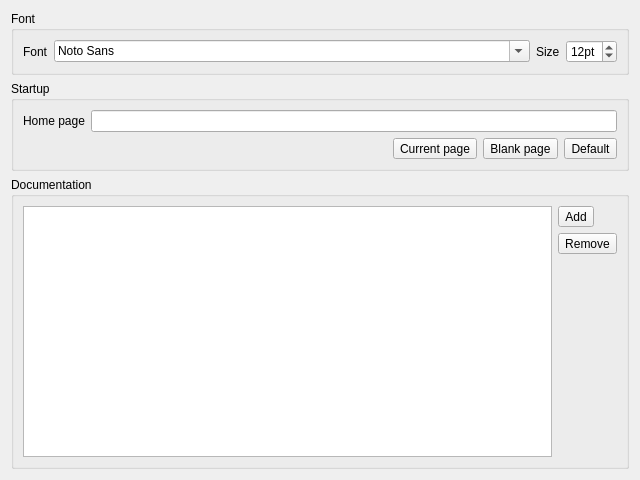
<?xml version="1.0" encoding="UTF-8"?>
<ui version="4.0">
 <class>Plugins::Help::SettingPage</class>
 <widget class="QWidget" name="Plugins::Help::SettingPage">
  <property name="geometry">
   <rect>
    <x>0</x>
    <y>0</y>
    <width>640</width>
    <height>480</height>
   </rect>
  </property>
  <property name="windowTitle">
   <string>Form</string>
  </property>
  <layout class="QGridLayout" name="gridLayout_4">
   <item row="0" column="0">
    <widget class="QGroupBox" name="grpFont">
     <property name="title">
      <string>Font</string>
     </property>
     <layout class="QGridLayout" name="gridLayout_2">
      <item row="0" column="0">
       <widget class="QLabel" name="lblFont">
        <property name="text">
         <string>Font</string>
        </property>
       </widget>
      </item>
      <item row="0" column="1">
       <widget class="QFontComboBox" name="cmbFont">
        <property name="sizePolicy">
         <sizepolicy hsizetype="Expanding" vsizetype="Fixed">
          <horstretch>0</horstretch>
          <verstretch>0</verstretch>
         </sizepolicy>
        </property>
        <property name="currentFont">
         <font>
          <family>Century Gothic</family>
          <pointsize>12</pointsize>
         </font>
        </property>
       </widget>
      </item>
      <item row="0" column="2">
       <widget class="QLabel" name="lblFontSize">
        <property name="text">
         <string>Size</string>
        </property>
       </widget>
      </item>
      <item row="0" column="3">
       <widget class="QSpinBox" name="txtFontSize">
        <property name="suffix">
         <string>pt</string>
        </property>
        <property name="minimum">
         <number>6</number>
        </property>
        <property name="maximum">
         <number>72</number>
        </property>
        <property name="value">
         <number>12</number>
        </property>
       </widget>
      </item>
     </layout>
    </widget>
   </item>
   <item row="1" column="0">
    <widget class="QGroupBox" name="grpStartup">
     <property name="title">
      <string>Startup</string>
     </property>
     <layout class="QGridLayout" name="gridLayout">
      <item row="0" column="0">
       <widget class="QLabel" name="lblHome">
        <property name="text">
         <string>Home page</string>
        </property>
       </widget>
      </item>
      <item row="0" column="1">
       <widget class="QLineEdit" name="txtHome"/>
      </item>
      <item row="1" column="0" colspan="2">
       <layout class="QHBoxLayout" name="horizontalLayout">
        <item>
         <spacer name="horizontalSpacer">
          <property name="orientation">
           <enum>Qt::Horizontal</enum>
          </property>
          <property name="sizeHint" stdset="0">
           <size>
            <width>40</width>
            <height>20</height>
           </size>
          </property>
         </spacer>
        </item>
        <item>
         <widget class="QToolButton" name="btnHomeCurrent">
          <property name="text">
           <string>Current page</string>
          </property>
         </widget>
        </item>
        <item>
         <widget class="QToolButton" name="btnHomeBlank">
          <property name="text">
           <string>Blank page</string>
          </property>
         </widget>
        </item>
        <item>
         <widget class="QToolButton" name="btnHomeDefault">
          <property name="text">
           <string>Default</string>
          </property>
         </widget>
        </item>
       </layout>
      </item>
     </layout>
    </widget>
   </item>
   <item row="2" column="0">
    <widget class="QGroupBox" name="grpDocumentation">
     <property name="title">
      <string>Documentation</string>
     </property>
     <layout class="QGridLayout" name="gridLayout_3">
      <item row="0" column="0">
       <widget class="QListWidget" name="lstDocumentation"/>
      </item>
      <item row="0" column="1">
       <layout class="QVBoxLayout" name="verticalLayout">
        <item>
         <widget class="QToolButton" name="btnDocumentationAdd">
          <property name="text">
           <string>Add</string>
          </property>
          <property name="icon">
           <iconset resource="../Resources/HelpResources.qrc">
            <normaloff>:/Help/addDocumentation.svg</normaloff>:/Help/addDocumentation.svg</iconset>
          </property>
         </widget>
        </item>
        <item>
         <widget class="QToolButton" name="btnDocumentationRemove">
          <property name="text">
           <string>Remove</string>
          </property>
          <property name="icon">
           <iconset resource="../Resources/HelpResources.qrc">
            <normaloff>:/Help/removeDocumentation.svg</normaloff>:/Help/removeDocumentation.svg</iconset>
          </property>
         </widget>
        </item>
        <item>
         <spacer name="verticalSpacer">
          <property name="orientation">
           <enum>Qt::Vertical</enum>
          </property>
          <property name="sizeHint" stdset="0">
           <size>
            <width>20</width>
            <height>40</height>
           </size>
          </property>
         </spacer>
        </item>
       </layout>
      </item>
     </layout>
    </widget>
   </item>
  </layout>
 </widget>
 <resources>
  <include location="../Resources/HelpResources.qrc"/>
 </resources>
 <connections/>
</ui>
